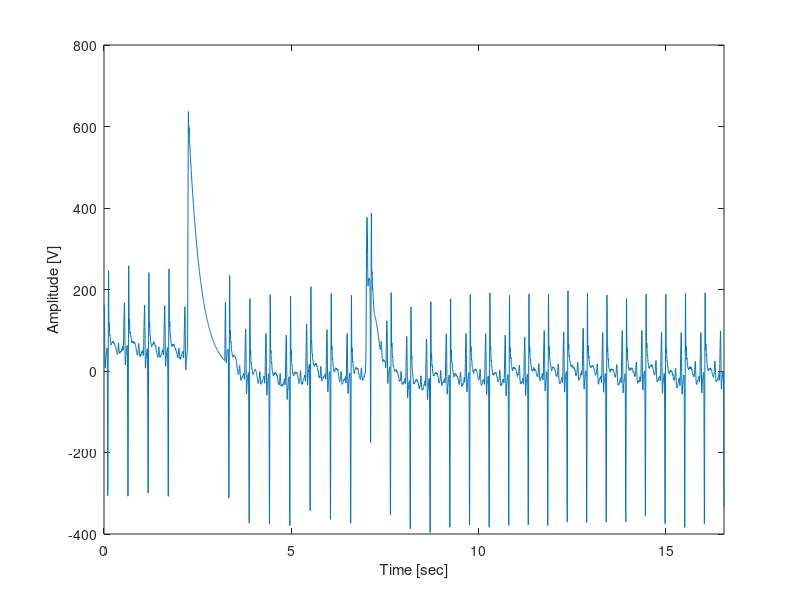

This figure's MATLAB source: (Note: this script raises an error after producing the figure.)
%%%%%%%%%%%%%%%%%%%%%%%%%%%%%%%%%%%%%%%%%%%%%%%%%%%%%%%%%%%%%%%%%%%%%%%%%%%
%                                                                         %
% Ejercicio Integrador 1. Maximos y Minimos de una senal                  %
%                                                                         %
% Ejercicio Integrador#1                                                  %
%                                                                         %
% IEEE Seccion Argentina - Rama Estudiantil UTN.BA                        %
% Realizada en 2018                                                       %
%                                                                         %
%%%%%%%%%%%%%%%%%%%%%%%%%%%%%%%%%%%%%%%%%%%%%%%%%%%%%%%%%%%%%%%%%%%%%%%%%%%

%%%%%%%%%%%%%%%%%%%%%%%%%%%% Enunciado %%%%%%%%%%%%%%%%%%%%%%%%%%%%%%%%%%%%
%                                                                         %
%   Graficar la senal contenida en ecg.mat, luego obtenga y grafique los  %
%   maximos y minimos de la senal en un mismo grafico junto a la senal    %
%   cargada.                                                              %
%                                                                         %
%%%%%%%%%%%%%%%%%%%%%%%%%%%%%%%%%%%%%%%%%%%%%%%%%%%%%%%%%%%%%%%%%%%%%%%%%%%

%% Inicializo el workspace
clc; clear all; close all;          % Limpio el Workspace, el Command Window.



%% Cargo el Workspace guardado
load('ecg.mat');                    % Cargo la senal a calcular maximos y minimos



%% Defino variables del test
%Numero de muestras
N =  length(signal);                % Numero de muestras (valores que tiene la senal)
fs = 250;                           % Frecuencia de muestreo (tiempo de toma de puntos)



%% Defino vectores temporales
t = 0:1/fs:(N-1)*1/fs;              % Eje temporal (Eje x)



%% Item A (Grafico de la senal contenida en el Workspace)

%%%%%%%%%%%%%%%%%%%%%%%%%%%%%%%%%%%%%%%%%%%%%%%%%%%%%%%%%%%%%%%%%%%%%%%%%%%
% AYUDA: Graficar para: t = 0 a (N-1)*1/fs                                %
%%%%%%%%%%%%%%%%%%%%%%%%%%%%%%%%%%%%%%%%%%%%%%%%%%%%%%%%%%%%%%%%%%%%%%%%%%%

%--------------------------------------------------------------------------
% Grafico de la se�al: amp = ecg(t):
plot(t(1:length(signal)),signal(1:length(signal))); hold on;
xlabel('Time [sec]'); xlim([0 (N-1)*1/fs]); ylabel('Amplitude [V]');
%--------------------------------------------------------------------------



%% Procesamiento
%%%%%%%%%%%%%%%%%%%%%%%%%%%%%%%%%%%%%%%%%%%%%%%%%%%%%%%%%%%%%%%%%%%%%%%%%%%
% AYUDA: Ver funcion: findpeaks()  Utilizar minima distancia              %
%%%%%%%%%%%%%%%%%%%%%%%%%%%%%%%%%%%%%%%%%%%%%%%%%%%%%%%%%%%%%%%%%%%%%%%%%%%

%--------------------------------------------------------------------------
% Obtener los maximos de la senal:
[val_MAX,ind_MAX]=findpeaks(signal,'minpeakdistance',100);
%--------------------------------------------------------------------------

%--------------------------------------------------------------------------
% Obtener los minimos de la senal:
signal_invertida = -signal;
[val_MIN,ind_MIN]=findpeaks(signal_invertida,'minpeakdistance',100);
%--------------------------------------------------------------------------



%% Resultados

%--------------------------------------------------------------------------
% Grafico de puntos maximos:
Maximos = plot(t(ind_MAX),val_MAX,'rs','MarkerFaceColor','g');
%--------------------------------------------------------------------------

%--------------------------------------------------------------------------
% Grafico de puntos minimos:
Minimos = plot(t(ind_MIN),-val_MIN,'rs','MarkerFaceColor','b');
%--------------------------------------------------------------------------
